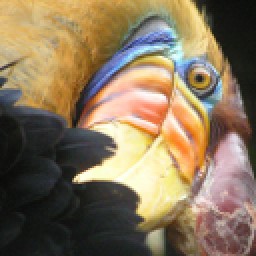
#> input picture machine learning/Kmeans/bird_small.png, 128 x 128 px (shown 2 times larger)
$ python kmeans.py
#> lines starting #> are read from the running program, lines starting #| are printed output that depends on the picture
import numpy as np
import scipy.io as sio
import matplotlib.pyplot as plt
from skimage import io

data1 = sio.loadmat('ex7data2.mat')
#> (reads machine learning/Kmeans/ex7data2.mat from the repository)
# print(data1)

X = data1['X']
plt.scatter(X[:, 0], X[:, 1])
plt.show()
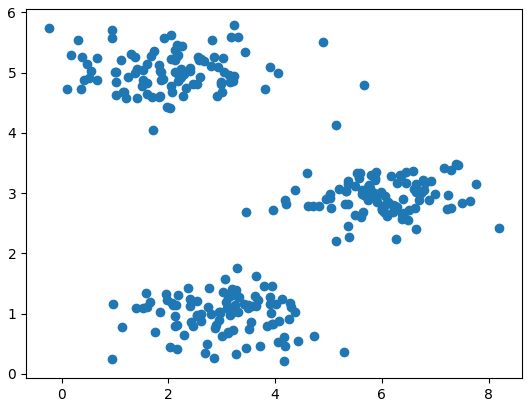
#> figure drawn by matplotlib, 1 panel

# 1.获取每个样本所属的类别
def find_centroids(X, centros):
    idx = []
    for i in range(len(X)):
        dist = np.linalg.norm((X[i] - centros), axis=1)
        id_i = np.argmin(dist)
        idx.append(id_i)

    return np.array(idx)

centros = np.array([[3, 3], [6, 2], [8, 5]])
idx = find_centroids(X, centros)

# 2.计算聚类中心点
def compute_centros(X, idx, k):
    centros = []
    for i in range(k):
        centros_i = np.mean(X[idx == i], axis=0)  # 按行计算每一列的均值
        centros.append(centros_i)
    return np.array(centros)

# 3.运行kmeans,重复执行1和2
def run_kmeans(X, centros, iters):
#> called with X = array of shape (300, 2), centros = array of shape (3, 2), iters = 10
    k = len(centros)
    centros_all = []
    centros_all.append(centros)
    centros_i = centros
    for i in range(iters):
        idx = find_centroids(X, centros_i)
        centros_i = compute_centros(X, idx, k)
        centros_all.append(centros_i)

    return idx, np.array(centros_all)

# 4.绘制数据集和聚类中心的移动轨迹
def plot_data(X, centros_all, idx):
    plt.figure()
    plt.scatter(X[:, 0], X[:, 1], c=idx, cmap='rainbow')
    plt.plot(centros_all[:, :, 0], centros_all[:, :, 1], 'kx--')
    plt.show()
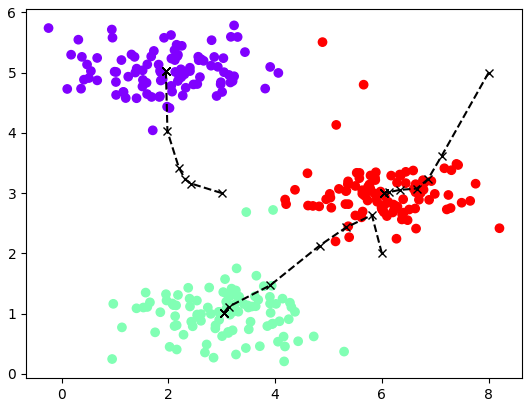
#> figure drawn by matplotlib, 1 panel

idx, centros_all = run_kmeans(X, centros, iters=10)
plot_data(X, centros_all, idx)

# 观察初试聚类点的位置对聚类效果的影响
def init_centros(X, k):
    index = np.random.choice(len(X), k)
    return X[index]

for i in range(4):
    idx, centros_all = run_kmeans(X, init_centros(X, k=3), iters=10)
    plot_data(X, centros_all, idx)
#> this loop made 4 passes
#> pass 1, in plot_data (call 2), `plt.show()`:
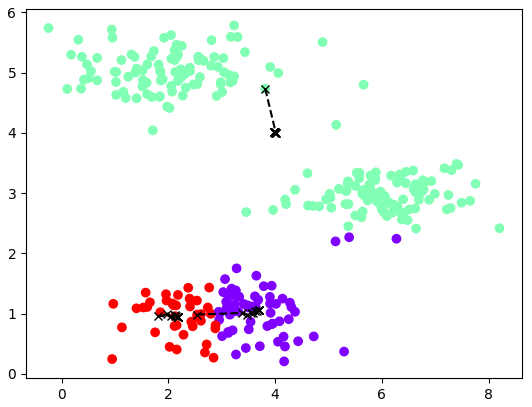
#> figure drawn by matplotlib, 1 panel
#> pass 2, in plot_data (call 3), `plt.show()`:
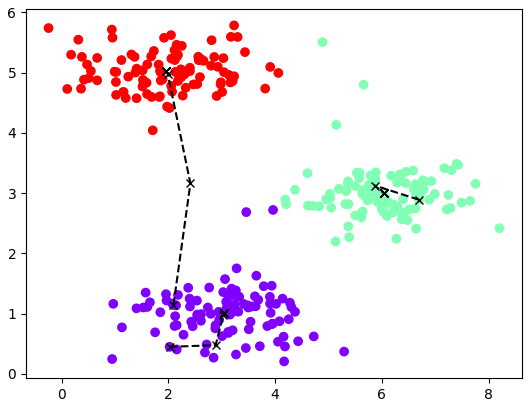
#> figure drawn by matplotlib, 1 panel


data = sio.loadmat('bird_small.mat')
#> (reads machine learning/Kmeans/bird_small.mat from the repository)
A = data['A']

image = io.imread('bird_small.png')
#> image is the input picture: shape (128, 128, 3); mean R, G, B 135.4, 117.4, 91.3
plt.imshow(image)
plt.show()

A = A / 255
A = A.reshape(-1, 3)
k = 16
idx, centros_all = run_kmeans(A, init_centros(A, k=16), iters=20)
centros = centros_all[-1]
im = np.zeros(A.shape)
for i in range(k):
    im[id == i] = centros[i]
im = im.reshape(128, 128, 3)
plt.imshow(im)
plt.show()
